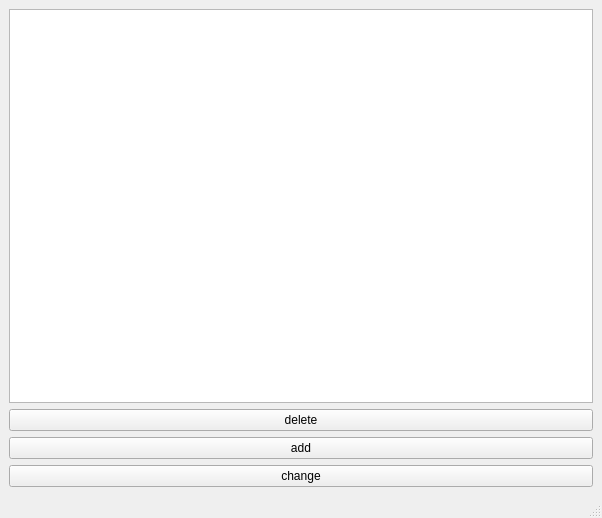
<?xml version="1.0" encoding="UTF-8"?>
<ui version="4.0">
 <class>MainWindow</class>
 <widget class="QMainWindow" name="MainWindow">
  <property name="geometry">
   <rect>
    <x>0</x>
    <y>0</y>
    <width>602</width>
    <height>518</height>
   </rect>
  </property>
  <property name="windowTitle">
   <string>备件管理</string>
  </property>
  <widget class="QWidget" name="centralwidget">
   <layout class="QVBoxLayout" name="verticalLayout">
    <item>
     <widget class="QTableWidget" name="tableWidget"/>
    </item>
    <item>
     <widget class="QPushButton" name="pushButton_3">
      <property name="text">
       <string>delete</string>
      </property>
     </widget>
    </item>
    <item>
     <widget class="QPushButton" name="pushButton_2">
      <property name="text">
       <string>add</string>
      </property>
     </widget>
    </item>
    <item>
     <widget class="QPushButton" name="pushButton">
      <property name="text">
       <string>change</string>
      </property>
     </widget>
    </item>
   </layout>
  </widget>
  <widget class="QMenuBar" name="menubar">
   <property name="geometry">
    <rect>
     <x>0</x>
     <y>0</y>
     <width>602</width>
     <height>22</height>
    </rect>
   </property>
  </widget>
  <widget class="QStatusBar" name="statusbar"/>
 </widget>
 <resources/>
 <connections>
  <connection>
   <sender>pushButton</sender>
   <signal>clicked()</signal>
   <receiver>MainWindow</receiver>
   <slot>change()</slot>
   <hints>
    <hint type="sourcelabel">
     <x>264</x>
     <y>349</y>
    </hint>
    <hint type="destinationlabel">
     <x>103</x>
     <y>126</y>
    </hint>
   </hints>
  </connection>
  <connection>
   <sender>pushButton_2</sender>
   <signal>clicked()</signal>
   <receiver>MainWindow</receiver>
   <slot>add()</slot>
   <hints>
    <hint type="sourcelabel">
     <x>81</x>
     <y>358</y>
    </hint>
    <hint type="destinationlabel">
     <x>66</x>
     <y>380</y>
    </hint>
   </hints>
  </connection>
  <connection>
   <sender>pushButton_3</sender>
   <signal>clicked()</signal>
   <receiver>MainWindow</receiver>
   <slot>delete()</slot>
   <hints>
    <hint type="sourcelabel">
     <x>143</x>
     <y>363</y>
    </hint>
    <hint type="destinationlabel">
     <x>143</x>
     <y>377</y>
    </hint>
   </hints>
  </connection>
 </connections>
 <slots>
  <slot>change()</slot>
  <slot>add()</slot>
  <slot>delete()</slot>
 </slots>
</ui>
